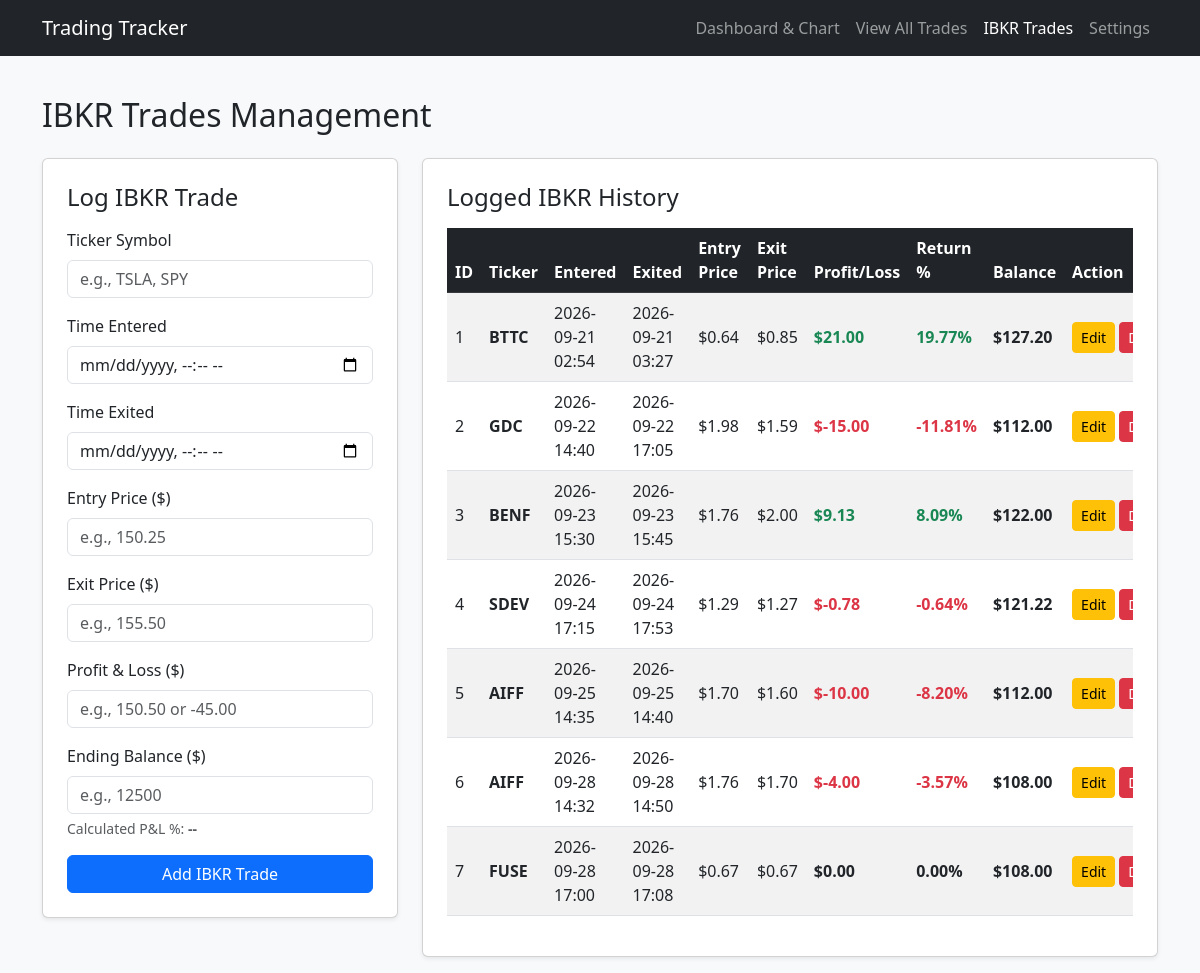
The app's page /ibkr with its own data.
### flask_app.py (models this page shows)
class IBKRTrade(db.Model):
  id = db.Column(db.Integer, primary_key=True)
  ticker = db.Column(db.String(20), nullable=False)
  time_entered = db.Column(db.String(50), nullable=False)
  time_exited = db.Column(db.String(50), nullable=False)
  entry_price = db.Column(db.Float, nullable=False, default=0.0)
  exit_price = db.Column(db.Float, nullable=False, default=0.0)
  pnl = db.Column(db.Float, nullable=False, default=0.0)
  balance = db.Column(db.Float, nullable=False, default=0.0)
  timestamp = db.Column(db.DateTime, default=datetime.utcnow)

### flask_app.py (the view, shortened to what this page needs)
@app.route('/ibkr', methods=['GET', 'POST'])
def ibkr_trades():
  all_ibkr_trades = IBKRTrade.query.order_by(IBKRTrade.id.asc()).all()
  return render_template('ibkr.html', trades=all_ibkr_trades)

### templates/ibkr.html (shortened to what this page needs)
<!DOCTYPE html>
<html lang="en">
<head>
    <link href="https://cdn.jsdelivr.net/npm/bootstrap@5.3.0/dist/css/bootstrap.min.css" rel="stylesheet">
</head>
<body class="bg-light">
    <nav class="navbar navbar-expand-lg navbar-dark bg-dark mb-4">
        <div class="container">
            <a class="navbar-brand" href="/">Trading Tracker</a>
            <div class="navbar-nav">
                <a class="nav-link" href="/">Dashboard & Chart</a>
                <a class="nav-link" href="/trades-list">View All Trades</a>
                <a class="nav-link active" href="/ibkr">IBKR Trades</a>
                <a class="nav-link" href="/settings">Settings</a>
            </div>
        </div>
    </nav>
    <div class="container py-3">
        <h2 class="mb-4">IBKR Trades Management</h2>
        <div class="row g-4">
            <div class="col-lg-4">
                <div class="card shadow-sm p-4">
                    <h4 class="card-title mb-3">Log IBKR Trade</h4>
                    <form method="POST">
                        <div class="mb-3">
                            <label class="form-label">Ticker Symbol</label>
                            <input type="text" class="form-control" name="ticker" placeholder="e.g., TSLA, SPY" required>
                        </div>
                        <div class="mb-3">
                            <label class="form-label">Time Entered</label>
                            <input type="datetime-local" class="form-control" name="time_entered" required>
                        </div>
                        <div class="mb-3">
                            <label class="form-label">Time Exited</label>
                            <input type="datetime-local" class="form-control" name="time_exited" required>
                        </div>
                        <div class="mb-3">
                            <label class="form-label">Entry Price ($)</label>
                            <input type="number" step="any" class="form-control" name="entry_price" placeholder="e.g., 150.25" required>
                        </div>
                        <div class="mb-3">
                            <label class="form-label">Exit Price ($)</label>
                            <input type="number" step="any" class="form-control" name="exit_price" placeholder="e.g., 155.50" required>
                        </div>
                        <div class="mb-3">
                            <label class="form-label">Profit & Loss ($)</label>
                            <input type="number" step="any" class="form-control" id="pnlInput" name="pnl" placeholder="e.g., 150.50 or -45.00" required>
                        </div>
                        <div class="mb-3">
                            <label class="form-label">Ending Balance ($)</label>
                            <input type="number" step="any" class="form-control" id="balanceInput" name="balance" placeholder="e.g., 12500" required>
                            <div class="form-text mt-1">
                                Calculated P&L %: <span id="pnlPercentDisplay" class="fw-bold text-muted">--</span>
                            </div>
                        </div>
                        <button type="submit" class="btn btn-primary w-100">Add IBKR Trade</button>
                    </form>
                </div>
            </div>
            <div class="col-lg-8">
                <div class="card shadow-sm p-4">
                    <h4 class="card-title mb-3">Logged IBKR History</h4>
                    <div class="table-responsive">
                        <table class="table table-striped table-hover align-middle">
                            <thead class="table-dark">
                                <tr>
                                    <th>ID</th>
                                    <th>Ticker</th>
                                    <th>Entered</th>
                                    <th>Exited</th>
                                    <th>Entry Price</th>
                                    <th>Exit Price</th>
                                    <th>Profit/Loss</th>
                                    <th>Return %</th>
                                    <th>Balance</th>
                                    <th>Action</th>
                                </tr>
                            </thead>
                            <tbody>
                                {% for trade in trades %}
                                {% set starting_balance = trade.balance - trade.pnl %}
                                {% set pct = (trade.pnl / starting_balance * 100) if starting_balance > 0 else 0 %}
                                <tr>
                                    <td>{{ trade.id }}</td>
                                    <td><strong>{{ trade.ticker }}</strong></td>
                                    <td>{{ trade.time_entered.replace('T', ' ') }}</td>
                                    <td>{{ trade.time_exited.replace('T', ' ') }}</td>
                                    <td>${{ "%.2f"|format(trade.entry_price) }}</td>
                                    <td>${{ "%.2f"|format(trade.exit_price) }}</td>
                                    <td>
                                        <span class="fw-bold {{ 'text-success' if trade.pnl > 0 else ('text-danger' if trade.pnl < 0 else '') }}">
                                            ${{ "%.2f"|format(trade.pnl) }}
                                        </span>
                                    </td>
                                    <td>
                                        <span class="fw-bold {{ 'text-success' if pct > 0 else ('text-danger' if pct < 0 else '') }}">
                                            {{ "%.2f"|format(pct) }}%
                                        </span>
                                    </td>
                                    <td>
                                        <span class="fw-bold">
                                            ${{ "%.2f"|format(trade.balance) }}
                                        </span>
                                    </td>
                                    <td>
                                        <div class="d-flex gap-1">
                                            <a href="/ibkr/edit/{{ trade.id }}" class="btn btn-sm btn-warning">Edit</a>
                                            <form action="/ibkr/delete/{{ trade.id }}" method="POST" onsubmit="return confirm('Delete this IBKR trade?');">
                                                <button type="submit" class="btn btn-sm btn-danger">Delete</button>
                                            </form>
                                        </div>
                                    </td>
                                </tr>
                                {% else %}
                                <tr>
                                    <td colspan="10" class="text-center text-muted py-4">No IBKR trades logged yet.</td>
                                </tr>
                                {% endfor %}
                            </tbody>
                        </table>
                    </div>
                </div>
            </div>
        </div>
    </div>
</body>
</html>

### records on screen
IBKRTrade: id "1", ticker "BTTC", time_entered.replace "2026-09-21 02:54", time_exited.replace "2026-09-21 03:27", entry_price "0.64", exit_price "0.85", pnl "21.00", pct "19.77", balance "127.20"
IBKRTrade: id "2", ticker "GDC", time_entered.replace "2026-09-22 14:40", time_exited.replace "2026-09-22 17:05", entry_price "1.98", exit_price "1.59", pnl "-15.00", pct "-11.81", balance "112.00"
IBKRTrade: id "3", ticker "BENF", time_entered.replace "2026-09-23 15:30", time_exited.replace "2026-09-23 15:45", entry_price "1.76", exit_price "2.00", pnl "9.13", pct "8.09", balance "122.00"
IBKRTrade: id "4", ticker "SDEV", time_entered.replace "2026-09-24 17:15", time_exited.replace "2026-09-24 17:53", entry_price "1.29", exit_price "1.27", pnl "-0.78", pct "-0.64", balance "121.22"
IBKRTrade: id "5", ticker "AIFF", time_entered.replace "2026-09-25 14:35", time_exited.replace "2026-09-25 14:40", entry_price "1.70", exit_price "1.60", pnl "-10.00", pct "-8.20", balance "112.00"
IBKRTrade: id "6", ticker "AIFF", time_entered.replace "2026-09-28 14:32", time_exited.replace "2026-09-28 14:50", entry_price "1.76", exit_price "1.70", pnl "-4.00", pct "-3.57", balance "108.00"
IBKRTrade: id "7", ticker "FUSE", time_entered.replace "2026-09-28 17:00", time_exited.replace "2026-09-28 17:08", entry_price "0.67", exit_price "0.67", pnl "0.00", balance "108.00"
